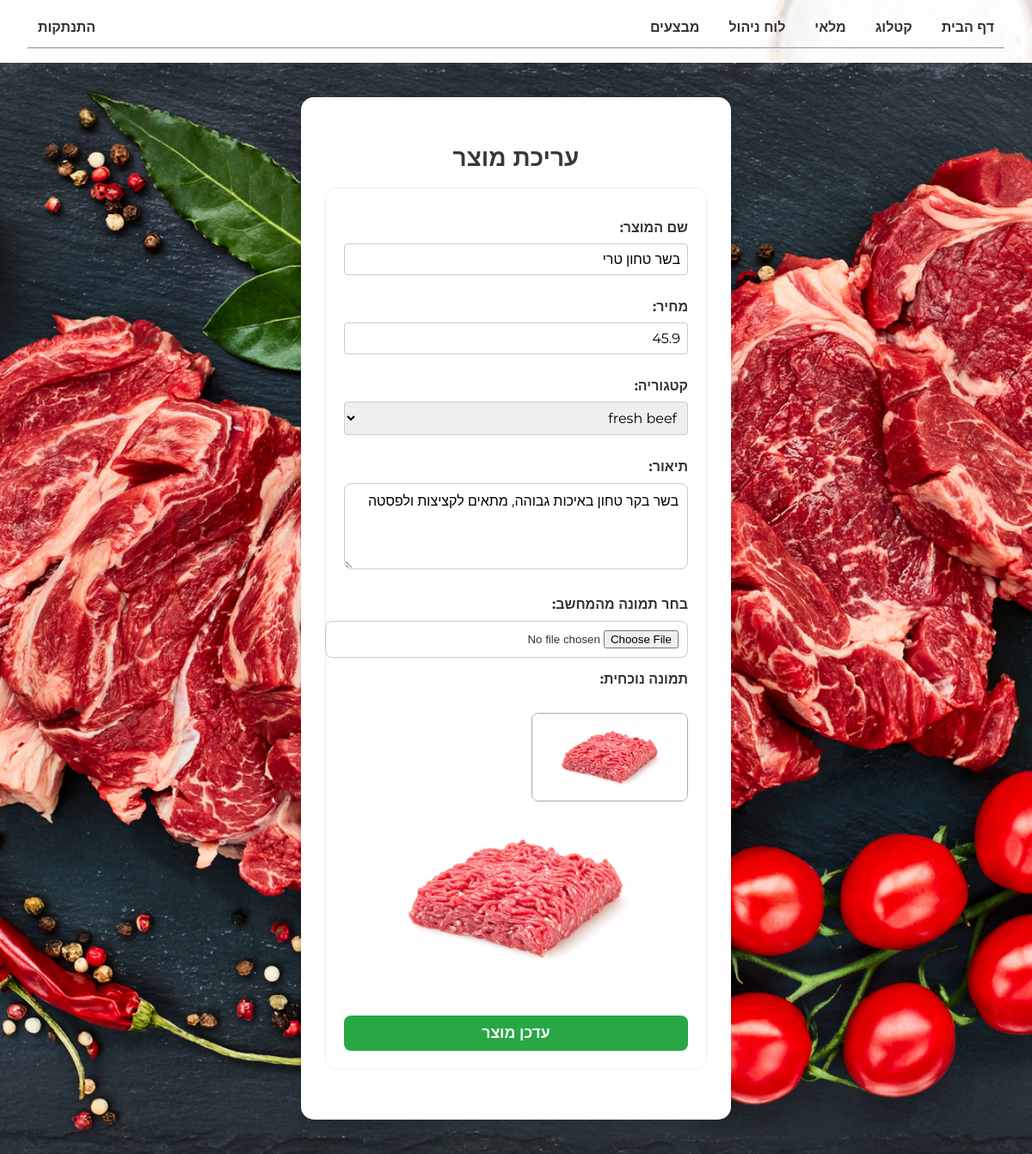
The page /katalog/edit/1324 (signed in) on the database its author committed.
### tables this page shows
CREATE TABLE products (
            id INTEGER PRIMARY KEY AUTOINCREMENT,
            name TEXT NOT NULL UNIQUE,
            price REAL NOT NULL,
            category_id INTEGER,
            description TEXT,
            image_url TEXT,
            on_sale INTEGER DEFAULT 0,
            FOREIGN KEY (category_id) REFERENCES categories(id)
        );

CREATE TABLE categories (
            id INTEGER PRIMARY KEY AUTOINCREMENT,
            name TEXT NOT NULL UNIQUE
        );

### server/app.py (the view, shortened to what this page needs)
@app.route('/katalog/edit/<int:product_id>', methods=['GET', 'POST'])
def edit_product(product_id):
    if 'user_id' not in session or session.get('role') != 'admin':
        return redirect(url_for('login'))
    db = get_db()
    product = db.execute('SELECT * FROM products WHERE id = ?', (product_id,)).fetchone()
    categories = db.execute('SELECT * FROM categories').fetchall()
    return render_template('katalog_form.html', product=product, categories=categories)

### server/app.py (called while the page is built)
def get_db(): # פותח חיבור למסד נתונים
    db = getattr(g, '_database', None)
    if db is None:
        db = g._database = sqlite3.connect(DATABASE)
        db.row_factory = sqlite3.Row
    return db

@app.teardown_appcontext
def close_connection(_):
    db = getattr(g, '_database', None)
    if db is not None:
        db.close()

### server/templates/katalog_form.html (shortened to what this page needs)
{% extends "base.html" %}
{% block content %}
<div class="form-wrapper background-katalog">
  <div class="form-container">
    <h2 class="form-title">
      {% if product %}עריכת מוצר{% else %}הוספת מוצר חדש{% endif %}
    </h2>
    {% if session.get('role') == 'admin' %}
      <form method="post"
            enctype="multipart/form-data"
            action="{% if product %}{{ url_for('edit_product', product_id=product.id) }}{% else %}{{ url_for('add_product') }}{% endif %}"
            class="product-form">
        <label for="name">שם המוצר:</label>
        <input type="text" id="name" name="name" required
               value="{{ product.name if product else '' }}">
        <label for="price">מחיר:</label>
        <input type="number" id="price" name="price" step="0.01" required
               value="{{ product.price if product else '' }}">
        <label for="category">קטגוריה:</label>
        <select id="category" name="category" required>
          {% for cat in categories %}
            <option value="{{ cat.id }}"
              {% if product and product.category_id==cat.id %}selected{% endif %}>
              {{ cat.name }}
            </option>
          {% endfor %}
        </select>
        <label for="description">תיאור:</label>
        <textarea id="description" name="description">{{ product.description if product else '' }}</textarea>
        <label for="image_file">בחר תמונה מהמחשב:</label>
        <input type="file" id="image_file" name="image_file" accept="image/*">
        {% if product and product.image_url %}
          <div class="form-group" style="margin-top: 10px;">
            <label>תמונה נוכחית:</label><br>
            <img src="{{ product.image_url }}" alt="תמונה קיימת"
                 style="display: block; max-width: 180px; max-height: 180px; margin-top: 6px; border: 1px solid #aaa; border-radius: 8px;">
          </div>
        {% endif %}
          <img src="{{ product.image_url }}" alt="{{ product.name }}">
        <button type="submit" class="btn submit-btn">
          {% if product %}עדכן מוצר{% else %}שמור מוצר{% endif %}
        </button>
      </form>
    {% else %}
      <p>אין לך הרשאה לצפות בדף זה.</p>
    {% endif %}
  </div>
</div>
{% endblock %}

### server/static/style.css (style rules this page uses)
body { margin: 0; padding: 0; font-family: 'Montserrat', sans-serif; width: 100vw; height: 100vh; }
body { font-family: Arial, sans-serif; background-color: #010101; direction: rtl; text-align: right; margin: 0; }
h1, h2, h3 { color: #333; }
form { background-color: #ffffff; padding: 20px; border-radius: 10px; box-shadow: 0 0 5px rgba(0,0,0,0.1); max-width: 400px; margin-bottom: 30px; }
label { display: block; margin-bottom: 5px; font-weight: bold; }
input[type="text"], input[type="email"], input[type="password"], input[type="number"], textarea, select { width: 100%; padding: 10px; margin-bottom: 12px; border: 1px solid #ccc; border-radius: 6px; }
button, .btn { background-color: #007bff; color: white; border: none; padding: 10px 18px; border-radius: 6px; cursor: pointer; font-weight: bold; text-decoration: none; display: inline-block; }
img { max-width: 100%; height: auto; border-radius: 4px; }
body { margin: 0; font-family: Arial, sans-serif; background: #fafafa; color: #333; }
body { margin: 0; padding: 0; font-family: 'Montserrat', sans-serif; }
body { margin: 0; font-family: 'Heebo', sans-serif; background-image: url("/static/images/main_etliz.png"); background-size: cover; background-position: center; background-attachment: fixed; background-repeat: no-repeat; }
.btn { background-color: #007bff; color: white !important; padding: 0.5rem 1rem; text-decoration: none; border: none; border-radius: 4px; display: inline-block; font-size: 1rem; cursor: pointer; transition: background-color .2s; }
.form-container { max-width: 500px; margin: 2rem auto; padding: 1.5rem; background: #cc1a03; border-radius: 8px; box-shadow: 0 4px 12px rgba(0,0,0,0.1); }
.form-title { text-align: center; font-size: 1.75rem; margin-bottom: 1rem; font-family: 'Montserrat', sans-serif; }
.product-form label { display: block; margin-top: 1rem; font-weight: 600; }
.product-form input[type="text"], .product-form input[type="number"], .product-form input[type="url"], .product-form select, .product-form textarea { width: 100%; padding: 0.5rem; margin-top: 0.25rem; border: 1px solid #ccc; border-radius: 4px; font-size: 1rem; font-family: inherit; box-sizing: border-box; }
.product-form textarea { min-height: 100px; resize: vertical; }
.submit-btn { display: block; width: 100%; margin: 1.5rem 0 0; padding: 0.75rem; background-color: #28a745; color: #fff !important; font-size: 1.1rem; border: none; border-radius: 4px; cursor: pointer; transition: background-color .2s; }
.form-wrapper { display: flex; justify-content: center; align-items: flex-start; padding: 2rem 0; min-height: calc(100vh - 4rem); background: #c41c00; }
.form-container { max-width: 500px; width: 90%; background: #fff; border-radius: 8px; padding: 1.5rem; box-shadow: 0 4px 12px rgba(0,0,0,0.1); }
.background-katalog { background-image: url("/static/images/katalogformpic.jpg"); background-size: cover; background-repeat: no-repeat; background-position: center; min-height: 100vh; display: flex; justify-content: center; align-items: center; padding: 0; margin: 0; }
.form-container { background-color: rgba(255, 255, 255, 0.96); padding: 30px; border-radius: 20px; box-shadow: 0 0 25px rgba(0, 0, 0, 0.3); width: 100%; max-width: 500px; box-sizing: border-box; }
.form-container { max-width: 500px; margin: 40px auto; background-color: #fff; padding: 30px; border-radius: 15px; box-shadow: 0 4px 12px rgba(0,0,0,0.1); direction: rtl; text-align: right; }
.form-container h2 { margin-bottom: 20px; color: #343a40; }
.form-container label { display: block; margin-top: 15px; font-weight: bold; }
.form-container input, .form-container textarea { width: 100%; padding: 10px; margin-top: 5px; border-radius: 8px; border: 1px solid #ccc; }
.form-container button { margin-top: 20px; background-color: #28a745; color: white; padding: 10px 18px; border: none; border-radius: 8px; cursor: pointer; font-weight: bold; }

### server/templates/base.html (style rules this page uses)
html, body { margin: 0; padding: 0; width: 100%; height: 100%; overflow-x: hidden; font-family: 'Montserrat', sans-serif; }

### rows shown on the page
products: name "בשר טחון טרי", price "45.9", category "fresh beef", description "בשר בקר טחון באיכות גבוהה, מתאים לקציצות ולפסטה", image_url (picture)
